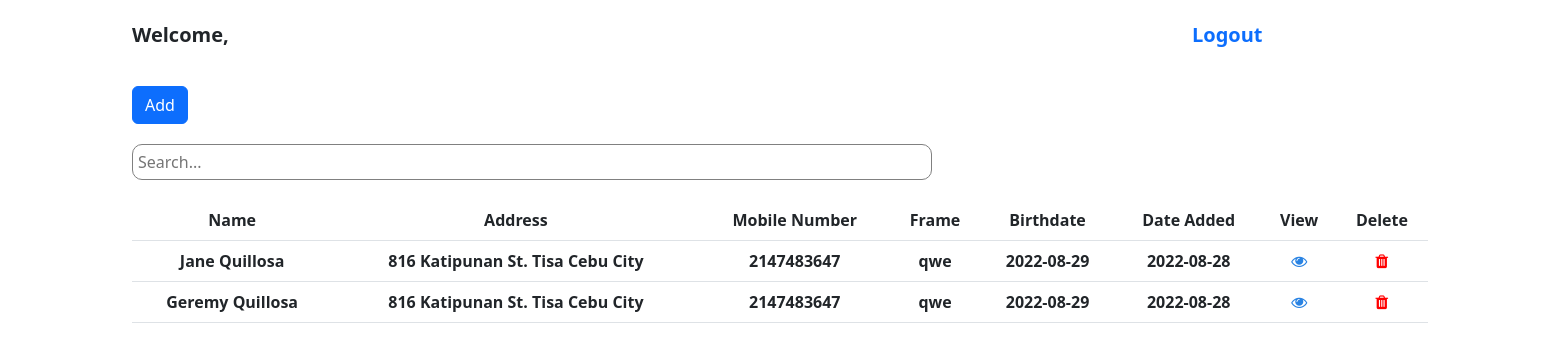
The app's page /mainpage.php with its own data.
### tables this page shows
CREATE TABLE `patientdata` (
  `id` int(11) NOT NULL,
  `fname` varchar(255) NOT NULL,
  `lname` varchar(255) NOT NULL,
  `address` text NOT NULL,
  `age` int(11) NOT NULL,
  `contact_number` int(11) NOT NULL,
  `medical_condition` varchar(255) NOT NULL,
  `medications` text NOT NULL,
  `frame` varchar(255) NOT NULL,
  `lens` varchar(255) NOT NULL,
  `date_created` date NOT NULL,
  `birthdate` date NOT NULL,
  `occupation` text NOT NULL,
  `referred_by` varchar(255) NOT NULL,
  `is_active` tinyint(4) NOT NULL
);

### mainpage.php (the view, shortened to what this page needs)
<!DOCTYPE html>
<html lang="en">
<?php
    include('connectDB.php');
    if($connect){
        $sql = "SELECT * from patientdata where is_active = 1";
        $result = mysqli_query($connect, $sql);
?>
<head>
    <link href="./assets/css/bootstrap.min.css" rel="stylesheet">
    <link rel="stylesheet" href="https://cdnjs.cloudflare.com/ajax/libs/font-awesome/4.7.0/css/font-awesome.min.css">
</head>
<body>
    <div class="container">
        <div class="row">
            <div class="text-left col-md-6" style="margin-top: 20px; font-weight: bold; font-size: 20px">
                <p>Welcome, <span style="color: #2983e3"><?= $_SESSION["first"]." ".$_SESSION["last"]?></span></p>
            </div>
            <div class="text-right col-md-6" style="position: relative; right: -50vh; margin-top: 20px; font-weight: bold; font-size: 20px">
                <a href="logout.php" style="text-decoration: none">Logout</a>
            </div>
        </div>
        <div class="row">
            <div class="col-md-12" style="margin-top: 20px">
                <button class="btn btn-primary" data-bs-toggle="modal" data-bs-target="#addModal" id="add" type="button"><span class="glyphicon glyphicon-plus"></span> Add</button>
            </div>
        </div>
        <div class="row">
            <div class="col-md-12" style="margin-top: 20px">
                <input style ="border: 1px solid grey; border-radius: 10px; padding: 5px; width: 100vh;" type="text" name="search" id="search" onkeyup="searchFunction()" placeholder="Search...">
            </div>
        </div>
        <div class="row">
            <div class="col-md-12" style="margin-top: 20px; font-weight: bold;">
                <table id="myTable" class="table table-hover">
                    <thead>
                        <tr>
                            <th class='text-center' scope="col">Name</th>
                            <th class='text-center' scope="col">Address</th>
                            <th class='text-center' scope="col">Mobile Number</th>
                            <th class='text-center' scope="col">Frame</th>
                            <th class='text-center' scope="col">Birthdate</th>
                            <th class='text-center' scope="col">Date Added</th>
                            <th class='text-center' scope="col">View</th>
                            <th class='text-center' scope="col">Delete</th>
                        </tr>
                    </thead>
                    <tbody>
                        <?php
                            if(mysqli_num_rows($result) > 0){
                                while($res = mysqli_fetch_assoc($result)){
                                    echo "<form method='POST' action='mainpage.php'>";
                                    echo "<tr>";
                                    echo "<td class='text-center'>".$res['fname']." ".$res['lname']."</td>";
                                    echo "<td class='text-center'>".$res['address']."</td>";
                                    echo "<td class='text-center'>".$res['contact_number']."</td>";
                                    echo "<td class='text-center'>".$res['frame']."</td>";
                                    echo "<td class='text-center'>".$res['birthdate']."</td>";
                                    echo "<td class='text-center'>".$res['date_created']."</td>";
                                    echo "<td class='text-center'><button type='button' name='view' class='fa fa-eye viewbut' style='color: #2983e3; border: none; background: none'  value=".$res['id']."></button></td>";
                                    echo "<td class='text-center'><button type='button' name='delete' data-bs-toggle='modal' data-bs-target='#deleteModal' class='fa fa-trash deletebut' style='color: red; border: none; background: none' value=".$res['id']."></button></td>";
                                    echo "</form>";
                                }
                            }
                        }
                        ?>
                    </tbody>
                </table>
            </div>
        </div>
    </div>
</body>
</html>

### records on screen
patientdata: fname "Jane", lname "Quillosa", address "816 Katipunan St. Tisa Cebu City", contact_number "2147483647", frame "qwe", birthdate "2022-08-29", date_created "2022-08-28", $res['id'] 17 (drawn)
patientdata: fname "Geremy", lname "Quillosa", address "816 Katipunan St. Tisa Cebu City", contact_number "2147483647", frame "qwe", birthdate "2022-08-29", date_created "2022-08-28", $res['id'] 18 (drawn)
